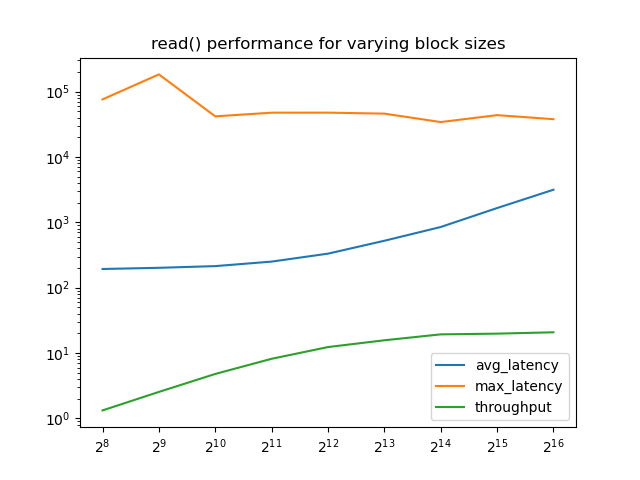

This figure's Python source:
#!/bin/python

import pandas
import sys
from pprint import pprint
import matplotlib.pyplot as plt

if len(sys.argv) < 2:
    print("Error: please provide a path to a results json file to plot")
    sys.exit(1)

results = pandas.read_json(sys.argv[1])

sizes = results["block_size"].to_numpy()

def plot(fieldx, fieldy):
    plt.plot(results[fieldx], results[fieldy], label=fieldy)

plot("block_size", "avg_latency")
plot("block_size", "max_latency")
plot("block_size", "throughput")

plt.yscale("log")
plt.xscale("log", base=2)
plt.xticks(sizes)
plt.legend()
plt.title("read() performance for varying block sizes")

plt.show()
